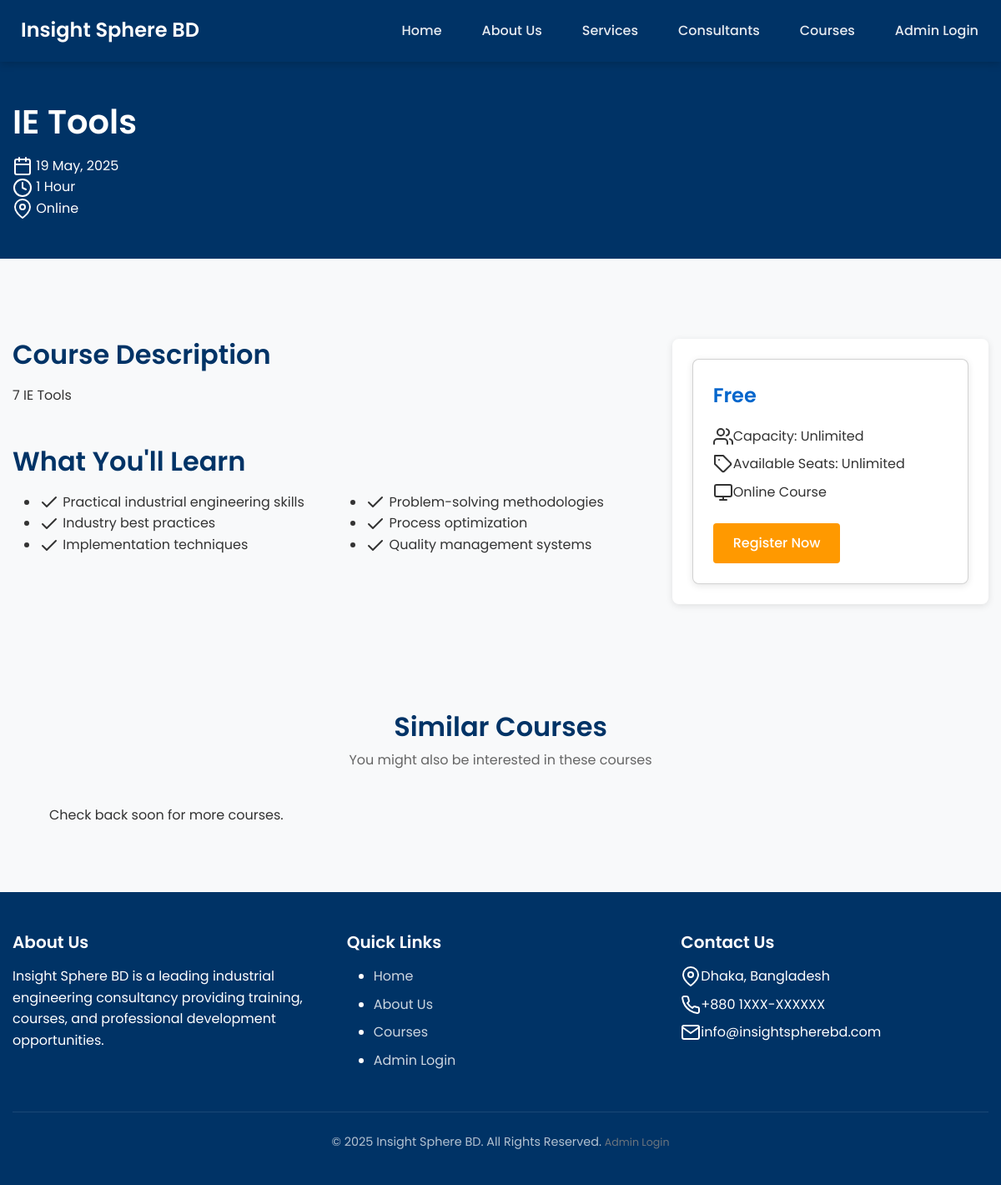
The page /course/1 on the database as committed earlier.
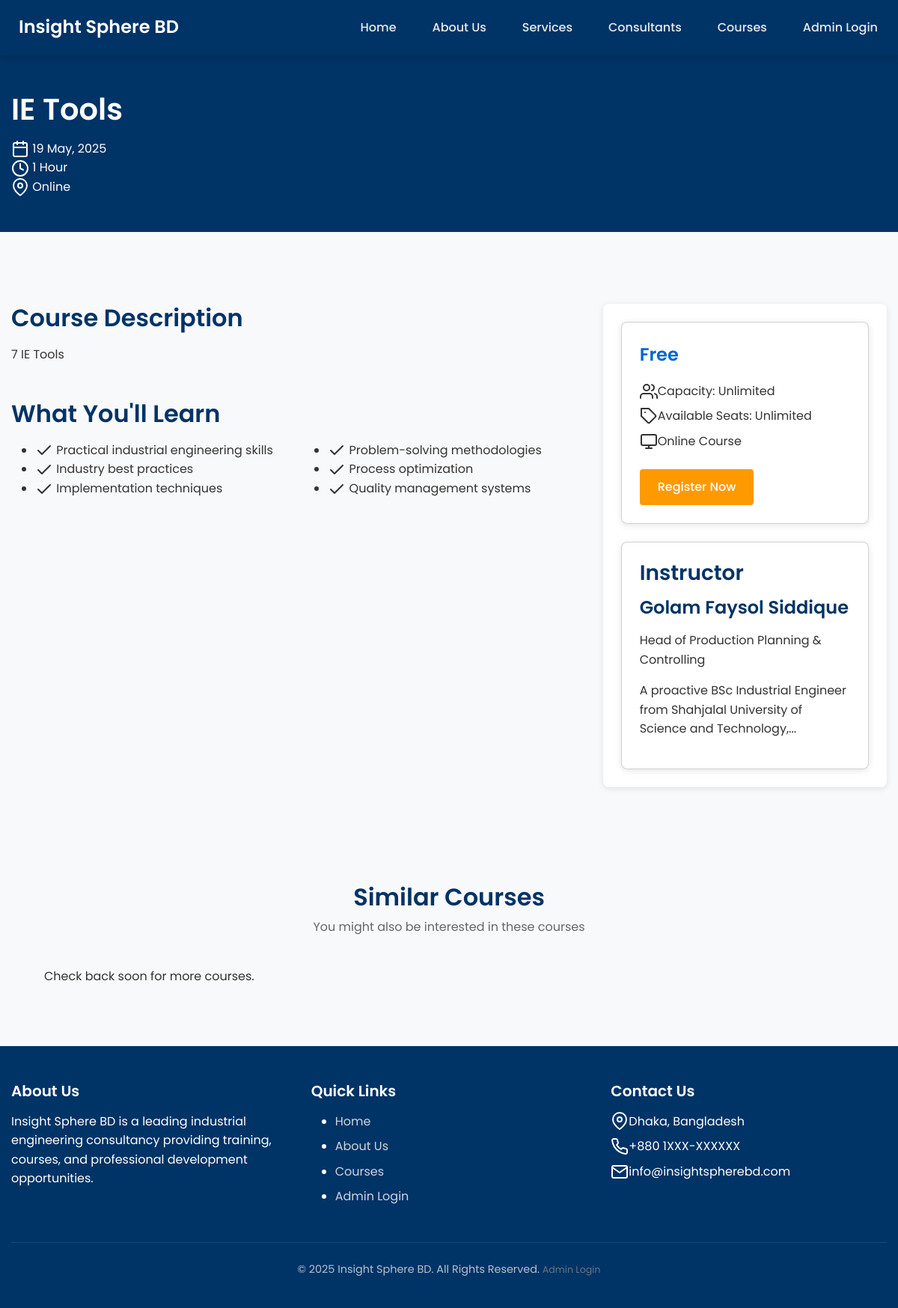
The same page on the database as committed later.
### models.py (models this page shows, shortened)
class User(UserMixin, db.Model):
    id = db.Column(db.Integer, primary_key=True)
    username = db.Column(db.String(64), unique=True, nullable=False)
    email = db.Column(db.String(120), unique=True, nullable=False)
    password_hash = db.Column(db.String(256))
    full_name = db.Column(db.String(100))
    phone = db.Column(db.String(20))
    role = db.Column(db.String(20), default='user')  # user, admin, super_admin, consultant
    created_at = db.Column(db.DateTime, default=datetime.utcnow)
    courses = db.relationship('Course', secondary=registrations,
                             backref=db.backref('participants', lazy='dynamic'))
    payments = db.relationship('Payment', backref='user', lazy=True)
    certificates = db.relationship('Certificate', backref='user', lazy=True)
    is_consultant = db.Column(db.Boolean, default=False)
    bio = db.Column(db.Text)
    position = db.Column(db.String(100))
    photo_url = db.Column(db.String(255))
    photo_filename = db.Column(db.String(255), nullable=True)
    cv_filename = db.Column(db.String(255), nullable=True)

### routes/public.py (the view)
@public_bp.route('/course/<int:course_id>')
def course_detail(course_id):
    course = Course.query.get_or_404(course_id)
    if not course.is_published:
        abort(404)
    is_registered = False
    if current_user.is_authenticated:
        is_registered = course.is_registered(current_user)
    return render_template('course_detail.html',
                         title=course.title,
                         course=course,
                         is_registered=is_registered)

### app.py (called while the page is built)
@app.context_processor
def inject_config():
    from datetime import datetime
    return {'config': app.config, 'now': datetime.utcnow()}

### models.py (called while the page is built)
    def available_seats(self):
        return self.capacity - self.participants.count() if self.capacity else "Unlimited"

### templates/course_detail.html (shortened to what the changed rows need)
{% extends "layout.html" %}
{% block content %}
<section class="course-header">
    <div class="container">
        <h1>{{ course.title }}</h1>
    </div>
</section>
<section class="section">
    <div class="container">
        <div class="course-details">
            <div class="course-content">
                <h2>Course Description</h2>
                <div class="mt-5">
                    <h2>What You'll Learn</h2>
                </div>
            </div>
            <div class="course-sidebar">
                {% if course.creator and course.creator.is_consultant %}
                    <div class="card mt-4">
                        <div class="card-content">
                            <h3>Instructor</h3>
                            <div class="instructor">
                                <h4>{{ course.creator.full_name }}</h4>
                                <p>{{ course.creator.position }}</p>
                                <div class="instructor-bio">
                                    {{ course.creator.bio|truncate(100)|safe }}
                                </div>
                            </div>
                        </div>
                    </div>
                {% endif %}
            </div>
        </div>
    </div>
</section>
<section class="section bg-light">
    <div class="container">
        <div class="section-title">
            <h2>Similar Courses</h2>
        </div>
            {% set related_courses = courses|default([]) %}
    </div>
</section>
{% endblock %}

Rows that differ between the two databases and show on the page:
now on this page (row edited): User: creator.full_name "Golam Faysol Siddique", creator.position "Head of Production Planning & Controlling", creator.bio "A proactive BSc Industrial Engineer from Shahjalal University of Science and Technology,..."
changed User: is_consultant False → True (drawn)
Other text that changed with them:
text now shown: "Instructor"
